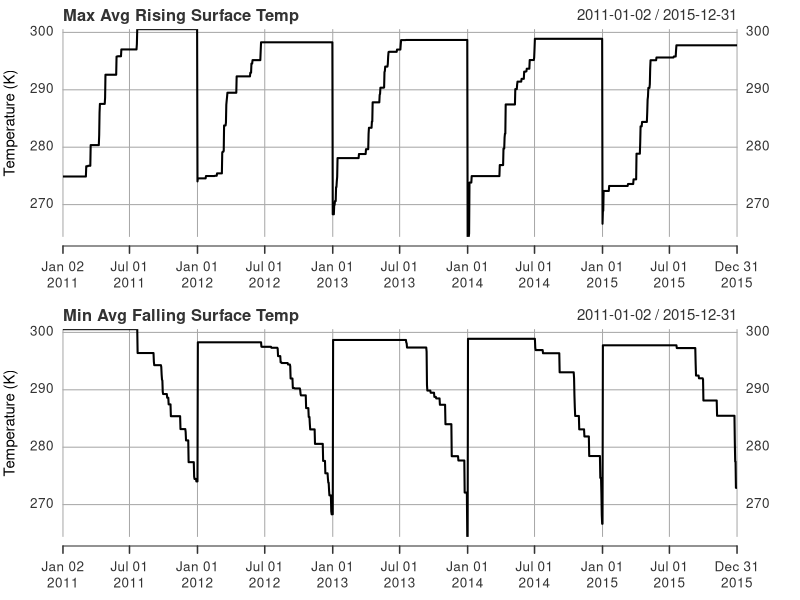
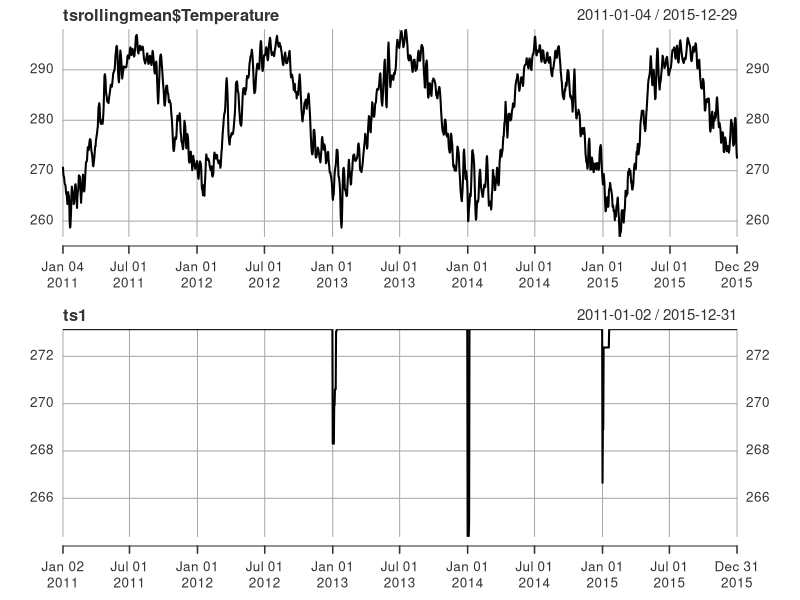

Write the R code that produced these figures, in order. (Note: this script raises an error after producing the figures.)
library(xts)

data = read.csv("temperature_2011_2015.csv")
data = data[!is.na(data[,2]),]

times = strptime(paste0(data[,2],data[,3]), '%Y%j')
tstemp = xts(data[,4], order.by=times)
names(tstemp) = c('Temperature')

processed = tstemp
minimum = min(tstemp$Temperature)
highest = minimum
for(i in 1:nrow(tstemp)){
  if(.indexyday(tstemp[i]) == 0) {
    highest = minimum
  }
  if(as.numeric(tstemp[i]$Temperature) > as.numeric(highest)){
    highest = tstemp[i]
  }
  processed[i] = highest
}
tshval = processed

processed = tstemp
minimum = min(tstemp$Temperature)
highest = minimum
for(i in nrow(tstemp):1){
  if(.indexyday(tstemp[i]) == 0) {
    highest = minimum
  }
  if(as.numeric(tstemp[i]$Temperature) > as.numeric(highest)){
    highest = tstemp[i]
  }
  processed[i] = highest
}
tslval = processed

par(mfrow=c(2,1))
plot(tshval, main='Max Avg Rising Surface Temp', ylab='Temperature (K)')
plot(tslval, main='Min Avg Falling Surface Temp', ylab='Temperature (K)')


tsrollingmean = rollmean(tstemp, 5)
plot(tsrollingmean$Temperature)

# want to get dates 'before' thaw
ts1 = tshval
ts1[ts1$Temperature > 273.15] = 273.15
plot(ts1)

ts = cbind(tscombined$Discharge, tscombined$HPOA.mgl)
ts = ts['2010-01-01/2015-12-31']
head(ts)

# spring by temp
timesbelow = index(tshval[tshval$Temperature < 280.15])
tsfreezing = ts[timesbelow]

ylimit = c(1,3.5)  # 3.5
xlimit = c(0,100000) # 100000
discharge = na.approx(tsfreezing$Discharge, na.rm=FALSE)
discharge = as.data.frame(discharge)$Discharge

plot(discharge/1000, as.data.frame(tsfreezing)$HPOA.mgl, ylim=ylimit,
     col=rainbow(6)[.indexmon(tsfreezing)],
     xlim=xlimit/1000)
legend( x="topleft", 
        legend=c('Jan', 'Fed', 'Mar', 'Apr', 'May'),
        col=rainbow(6), lwd=1, lty=c(1,2), 
        pch=c(15,17) )




# find the freshet
# looks like it pretty much happens in this range.
times2 = index(tshval[tshval$Temperature >= 280.15 & tshval$Temperature < 290.15])
ts2 = ts[times2]
#ts2 = ts2['2011-01-01/2011-12-31']

ylimit = c(1,3.5)  # 3.5
xlimit = c(0,100000) # 100000
discharge = na.approx(ts2, na.rm=FALSE)
discharge = as.data.frame(discharge)$Discharge
plot(discharge/1000, as.data.frame(ts2)$HPOA.mgl, ylim=ylimit,
     #col=rainbow(length(unique(.indexmon(ts2)))),
     col=rainbow(length(unique(.indexyear(ts2)))), 
     xlim=xlimit/1000,
     xlab='Discharge / 1000  cfs',
     ylab='[HPOA] ppm',
     main='Highest Avg Surface Temp   280K < T < 290K',
     #sub='Freshets Seem to Occur Exclusively in this Range'
     )
legend( x="topright", 
        #legend=month.abb[min(.indexmon(ts2)):max(.indexmon(ts2))],
        #col=rainbow(length(unique(.indexmon(ts2)))), 
        legend = as.character(unique(.indexyear(ts2)) + 1900),
        col=rainbow(length(unique(.indexyear(ts2)))), 
        pch=1 )

# after freshet by temp
times2 = index(tshval[tshval$Temperature >= 290.15 & tshval$Temperature < 295.15])
ts2 = ts[times2]

ylimit = c(1,3.5)  # 3.5
xlimit = c(0,100000) # 100000
discharge = na.approx(ts2, na.rm=FALSE)
discharge = as.data.frame(discharge)$Discharge
plot(discharge/1000, as.data.frame(ts2)$HPOA.mgl, ylim=ylimit,
     #col=rainbow(length(unique(.indexmon(ts2)))),
     col=rainbow(length(unique(.indexyear(ts2))))[.indexyear(ts2) - 110], 
     
     xlim=xlimit/1000,
     xlab='Discharge / 1000  cfs',
     ylab='[HPOA] ppm',
     main='290K < Max Avg Rising Surface Temperature < 295K'
)
legend( x="topright", 
        #legend=month.abb[min(.indexmon(ts2)):max(.indexmon(ts2))],
        #col=rainbow(length(unique(.indexmon(ts2)))), 
        legend=unique(.indexyear(ts2)) + 2000,
        col=rainbow(length(unique(.indexyear(ts2)))),
        pch=1)


#summer
times2 = index(tshval[tshval$Temperature >= 295.15 & tslval$Temperature >= 295.15])
ts2 = ts[times2]
#ts2 = ts[.indexmon(ts) >= 7 & .indexmon(ts) <= 9]
ts2 = ts2[.indexyear(ts2) != 113]

ylimit = c(1,3.5)  # 3.5
discharge = na.approx(ts2$Discharge, na.rm=FALSE)
discharge = as.data.frame(discharge)$Discharge
xlimit = c(min(discharge[!is.na(discharge)]),100000) # 100000

#discharge[discharge < 0] = 1

par(mfrow=c(1,1))
plot(discharge/1000, as.data.frame(ts2)$HPOA.mgl, ylim=ylimit,
     #col=rainbow(length(unique(.indexmon(ts2)))),
     col=rainbow(5)[.indexyear(ts2)-110],
     xlim=xlimit/1000, #log="x",
     pch=.indexyear(ts2)-110
     )
legend( x="bottomright", 
        #legend=month.abb[min(.indexmon(ts2)):max(.indexmon(ts2))-1],
        #col=rainbow(length(unique(.indexmon(ts2)))), lwd=1, lty=c(1,2), 
        legend=2011:2015,
        col=rainbow(5),
        pch=1:5)

plot(discharge/1000, as.data.frame(ts2)$HPOA.mgl, ylim=ylimit,
     col=colors(ts2),
     xlim=xlimit/1000)
hpoa = as.data.frame(ts2)$HPOA.mgl

formula = hpoa ~ log(discharge)
lm.hpoa = lm(formula, data = data.frame(hpoa = hpoa, discharge = discharge))
lines(discharge[!is.na(hpoa)]/1000, predict(lm.hpoa, data=data.frame(discharge=discharge[!is.na(hpoa)])) )
legend("topleft", bty="n", 
       legend=paste("R2 =",format(summary(lm.hpoa)$adj.r.squared, digits=4)))


#fall 1 - no good
times2 = index(tshval[tslval$Temperature >= 290.15 & tslval$Temperature <= 295.15])
ts2 = ts[times2]
#ts2 = ts2['2015-01-01/2015-12-31']

ylimit = c(1,3.5)  # 3.5
xlimit = c(0,100000) # 100000
discharge = na.approx(ts2, na.rm=FALSE)
discharge = as.data.frame(discharge)$Discharge
plot(discharge/1000, as.data.frame(ts2)$HPOA.mgl, ylim=ylimit,
     col=rainbow(5)[.indexyear(ts2)-110],
     xlim=xlimit/1000,
     pch=.indexyear(ts2)-110)
legend( x="topright", 
        #legend=month.abb[min(.indexmon(ts2)):max(.indexmon(ts2)) + 1],
        legend = 2011:2015,
        col=rainbow(5),
        lwd=1, lty=c(1,2), 
        pch=1:5 )

plot(discharge/1000, as.data.frame(ts2)$HPOA.mgl, ylim=ylimit,
     col=year_colors(ts2),
     xlim=xlimit/1000)
hpoa = as.data.frame(ts2)$HPOA.mgl
lm.hpoa = lm(hpoa ~ discharge, data = data.frame(hpoa = hpoa, discharge = discharge))
lines(discharge/1000, lm.hpoa$coefficients[1] + lm.hpoa$coefficients[2]*discharge )
legend("topleft", bty="n", 
       legend=paste("R2 =",format(summary(lm.hpoa)$adj.r.squared, digits=4)))

#fall 2

times2 = index(tshval[tslval$Temperature >= 285.15 & tslval$Temperature <= 295.15])

#times2 = index(tshval[tshval$Temperature >= 295.15 & tslval$Temperature <= 295.15])

ts2 = ts[times2]
#ts2 = ts2['2015-01-01/2015-12-31']

ylimit = c(1,3.5)  # 3.5
xlimit = c(0,100000) # 100000
discharge = na.approx(ts2$Discharge, na.rm=FALSE)
discharge = as.data.frame(discharge)$Discharge
plot(discharge/1000, as.data.frame(ts2)$HPOA.mgl, ylim=ylimit,
     col=rainbow(5)[.indexyear(ts2)-110],
     xlim=xlimit/1000,
     main='lval > 285, lval < 295',
     pch=.indexyear(ts2)-110)
legend( x="topright", 
        legend = 2011:2015,
        col=rainbow(5),
        lwd=1, lty=c(1,2), 
        pch=1:5  )

df = as.data.frame(ts2[.indexyear(ts2)==111 & .indexmon(ts2) < 9])
colors = colorRampPalette(c("blue", "red"))( length(as.vector(df$HPOA.mgl) ))
#colors=rainbow(length(as.vector(df$HPOA.mgl) ))
plot(df$Discharge/1000, df$HPOA.mgl, ylim=ylimit,
     col=colors,
     xlim=xlimit/1000,
     main='lval > 285, lval < 295',
     #typ='l',
     pch=1
     )


plot(discharge/1000, as.data.frame(ts2)$HPOA.mgl, ylim=ylimit,
     col=colors(ts2),
     xlim=xlimit/1000)
hpoa = as.data.frame(ts2)$HPOA.mgl

formula = hpoa ~ log(discharge)
lm.hpoa = lm(formula, data = data.frame(hpoa = hpoa, discharge = discharge))
#lines(sort(discharge[!is.na(hpoa)])/1000, predict(lm.hpoa, data=data.frame(discharge=sort(discharge[!is.na(hpoa)]))) )
lines(discharge[!is.na(hpoa)]/1000, predict(lm.hpoa, data=data.frame(discharge=discharge[!is.na(hpoa)])) )
legend("topleft", bty="n", 
       legend=paste("R2 =",format(summary(lm.hpoa)$adj.r.squared, digits=4)))


#
# Fall 3
#
times2 = index(tshval[tslval$Temperature <= 285.15])
ts2 = ts[times2]
#ts2 = ts2['2015-01-01/2015-12-31']

ylimit = c(1,3.5)  # 3.5
xlimit = c(0,100000) # 100000
discharge = na.approx(ts2$Discharge, na.rm=FALSE)
discharge = as.data.frame(discharge)$Discharge
plot(discharge/1000, as.data.frame(ts2)$HPOA.mgl, ylim=ylimit,
     col=rainbow(length(unique(.indexmon(ts2)))),
     xlim=xlimit/1000
     )
legend( x="topright", 
        legend=month.abb[min(.indexmon(ts2)):max(.indexmon(ts2)) + 1],
        col=rainbow(length(unique(.indexmon(ts2)))), lwd=1, lty=c(1,2), 
        pch=c(15,17) )

plot(discharge/1000, as.data.frame(ts2)$HPOA.mgl, ylim=ylimit,
     col=colors(ts2),
     xlim=xlimit/1000)
hpoa = as.data.frame(ts2)$HPOA.mgl

formula = hpoa ~ discharge
lm.hpoa = lm(formula, data = data.frame(hpoa = hpoa, discharge = discharge))
#lines(sort(discharge[!is.na(hpoa)])/1000, predict(lm.hpoa, data=data.frame(discharge=sort(discharge[!is.na(hpoa)]))) )
lines(discharge[!is.na(hpoa)]/1000, predict(lm.hpoa, data=data.frame(discharge=discharge[!is.na(hpoa)])) )
legend("topleft", bty="n", 
       legend=paste("R2 =",format(summary(lm.hpoa)$adj.r.squared, digits=4)))


#
# Early Winter
#
times2 = index(tshval[tslval$Temperature <= 280])
ts2 = ts[times2]
#ts2 = ts2['2015-01-01/2015-12-31']

ylimit = c(1,3.5)  # 3.5
xlimit = c(0,100000) # 100000
discharge = na.approx(ts2$Discharge, na.rm=FALSE)
discharge = as.data.frame(discharge)$Discharge
plot(discharge/1000, as.data.frame(ts2)$HPOA.mgl, ylim=ylimit,
     col=rainbow(length(unique(.indexmon(ts2)))),
     xlim=xlimit/1000
)
legend( x="topright", 
        legend=month.abb[min(.indexmon(ts2)):max(.indexmon(ts2)) + 1],
        col=rainbow(length(unique(.indexmon(ts2)))), lwd=1, lty=c(1,2), 
        pch=c(15,17) )

plot(discharge/1000, as.data.frame(ts2)$HPOA.mgl, ylim=ylimit,
     col=colors(ts2),
     xlim=xlimit/1000)
hpoa = as.data.frame(ts2)$HPOA.mgl

formula = hpoa ~ discharge
lm.hpoa = lm(formula, data = data.frame(hpoa = hpoa, discharge = discharge))
#lines(sort(discharge[!is.na(hpoa)])/1000, predict(lm.hpoa, data=data.frame(discharge=sort(discharge[!is.na(hpoa)]))) )
lines(discharge[!is.na(hpoa)]/1000, predict(lm.hpoa, data=data.frame(discharge=discharge[!is.na(hpoa)])) )
legend("topleft", bty="n", 
       legend=paste("R2 =",format(summary(lm.hpoa)$adj.r.squared, digits=4)))



par(mfrow=c(1,1))
plot(tshval)
lines(tslval)


